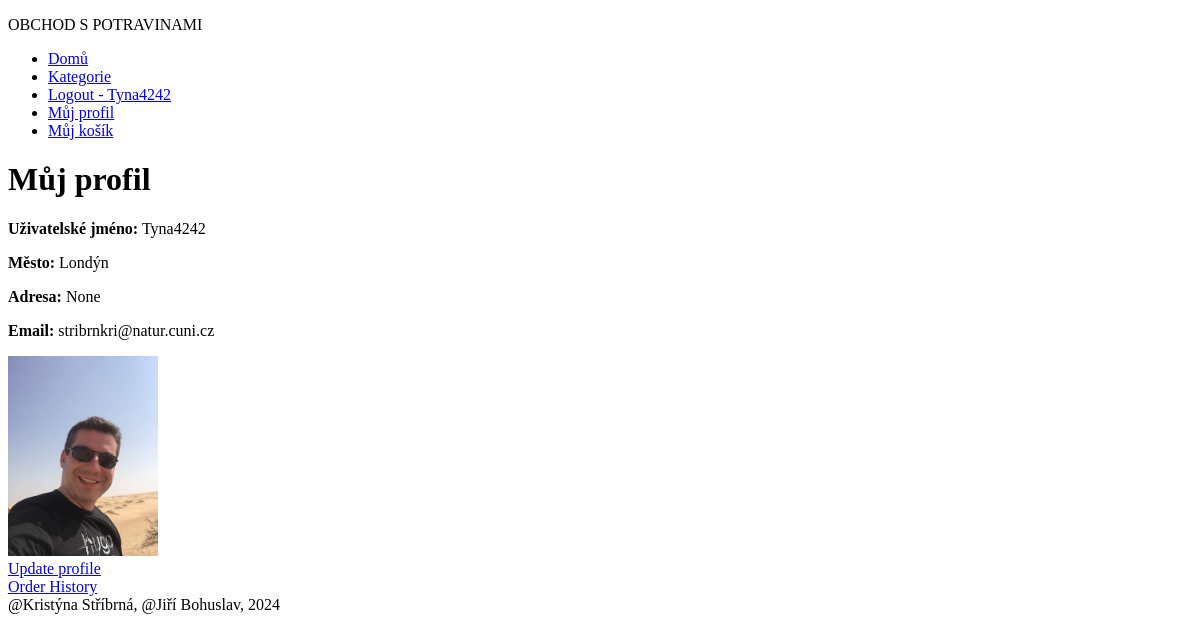
The page /profil/ (signed in) on the database as committed earlier.
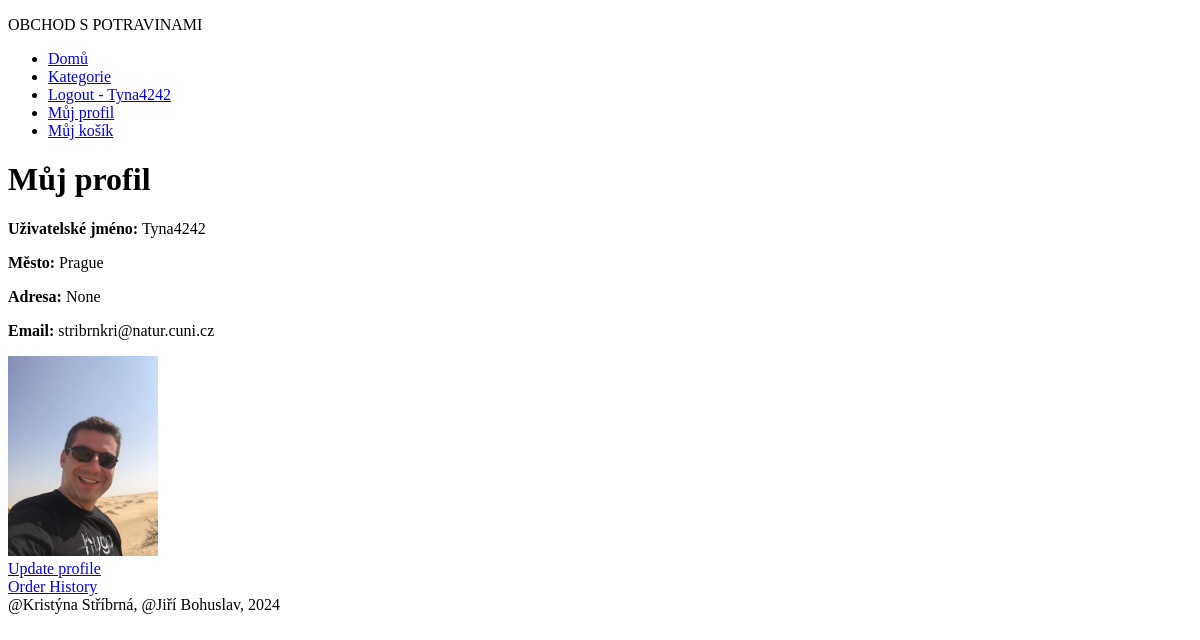
The same page on the database as committed later.
### viewer/models.py (models this page shows)
class CustomUser(AbstractUser):
    city = models.CharField(max_length=100, blank=True, null=True)
    address = models.CharField(max_length=255, blank=True, null=True)
    avatar = models.ImageField(upload_to='avatars/', blank=True, null=True)
    ROLE_CHOICES = [
        ('ADMIN', 'Admin'),
        ('USER', 'User'),
    ]
    role = models.CharField(max_length=10, choices=ROLE_CHOICES, default='USER')
    COMMUNICATION_CHOICES = [
        ('mail', 'Mail'),
        ('email', 'Email'),
    ]
    preferred_communication = models.CharField(max_length=10, choices=COMMUNICATION_CHOICES, default='email')

### viewer/views.py (the view)
# urls.py: path('profil/', ProfileView.as_view(), name='profile'),
class ProfileView(LoginRequiredMixin, DetailView):
    model = CustomUser
    template_name = 'viewer/profile.html'
    context_object_name = 'user_profile'
    def get_object(self):
        return self.request.user  # Vrátíme aktuálně přihlášeného uživatele

### viewer/templates/viewer/profile.html
{% extends 'base.html' %}
{% block content %}
<h1>Můj profil</h1>
<div>
    <p><strong>Uživatelské jméno:</strong> {{ user_profile.username }}</p>
    <p><strong>Město:</strong> {{ user_profile.city }}</p>
    <p><strong>Adresa:</strong> {{ user_profile.address }}</p>
    <p><strong>Email:</strong> {{ user_profile.email }}</p>
    {% if user_profile.avatar %}
        <img src="{{ user_profile.avatar.url }}" alt="Avatar" width="150">
    {% else %}
        <p>Žádný avatar</p>
    {% endif %}
</div>
<a href="{% url 'update-profile' %}">Update profile</a>
<br><a href="{% url 'order_history' %}">Order History</a>
{% endblock %}

### templates/navbar.html
<nav>
    <ul class="nav justify-content-center">
            <li class="nav-item"><a class="nav-link" href="{% url 'main-view' %}">Domů</a></li>
            <li class="nav-item"><a class="nav-link" href="{% url 'category-view' %}">Kategorie</a></li>
        {% if user.is_authenticated %}
            <li class="nav-item"><a class="nav-link" href="{% url 'logout' %}">Logout - {{ user.username }}</a></li>
            <li><a href="{% url 'profile' %}">Můj profil</a></li>
            <li><a href="{% url 'cart-view' %}">Můj košík</a></li>
        {% else %}
            <li class="nav-item"><a class="nav-link" href="{% url 'registration' %}">Register</a></li>
            <li class="nav-item"><a class="nav-link" href="{% url 'login' %}">Log in</a></li>
        {% endif %}
    </ul>
</nav>

Rows that differ between the two databases and show on the page:
changed CustomUser "Tyna4242": city "Londýn" → "Prague"
